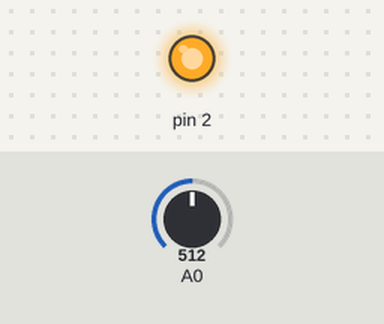
Recording of a sketch running on a simulated Arduino Uno, built with avr-gcc and run on an emulated ATmega328P. On the bench: output pins drawn as LEDs (lit = HIGH). Inputs (shaded band) come from the test bench; at power-on: A0 = 512. What the sketch prints to the serial monitor is not drawn.

Above: at 0.1 s.
Timing chart, 0 to 1.6 s (numbered marks = the images above):
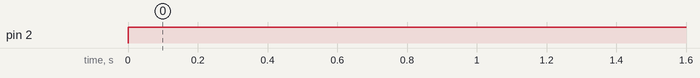

The sketch:

LDR.ino
```cpp
// C++ code
//
int light;
void setup()
{
  Serial.begin(9600);
  pinMode(A0, INPUT);
  pinMode(2, OUTPUT);
}

void loop()
{
  light = analogRead(A0);
  if(light<1100){
    digitalWrite(2, HIGH);
    Serial.println(light);
  }
  else{
    digitalWrite(2, LOW);
    Serial.println(light);
  }
}
```

Measured:
- by itself, pin 2: LOW → HIGH at 0.00 s
